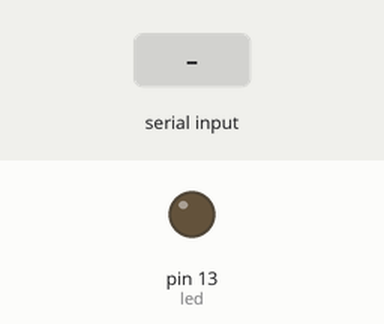
Simulated run of this sketch. Board: Arduino Uno, built with avr-gcc and run on an emulated ATmega328P. On the bench: output pins drawn as LEDs (lit = HIGH). The inputs (shaded band) are chosen by the test bench.

Above: at 1.2 s.
1.3 s: "h" received over Serial
At 2.4 s:
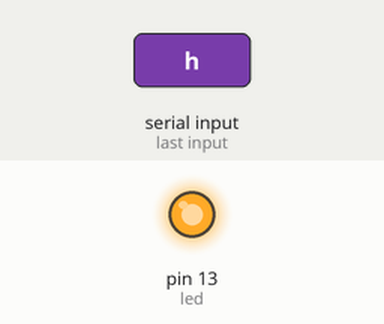
2.8 s: "l" received over Serial
At 3.6 s:
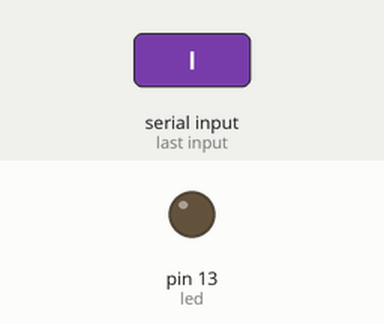
Timing chart, 0 to 5.8 s (numbered marks = the images above; inputs shaded):
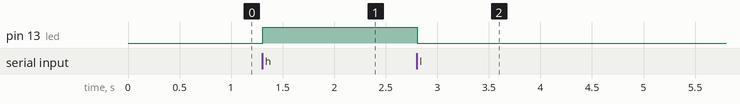

The sketch:

led_serial.ino
```cpp
int led = 13;
char pythonInput;

void setup() {
  Serial.begin(9600);
  pinMode(led, OUTPUT);
  digitalWrite(led, LOW);

}

void loop() {
  if(Serial.available() > 0) {
    pythonInput = Serial.read();
    if(pythonInput == 'h') {
      digitalWrite(led, HIGH);
    }
    if(pythonInput == 'l') {
      digitalWrite(led, LOW);
    }
  }
delay(5);
}
```

Measured:
- after the input at 1.3 s, pin 13 (led): LOW → HIGH at once
- after the input at 2.8 s, pin 13 (led): HIGH → LOW at once
